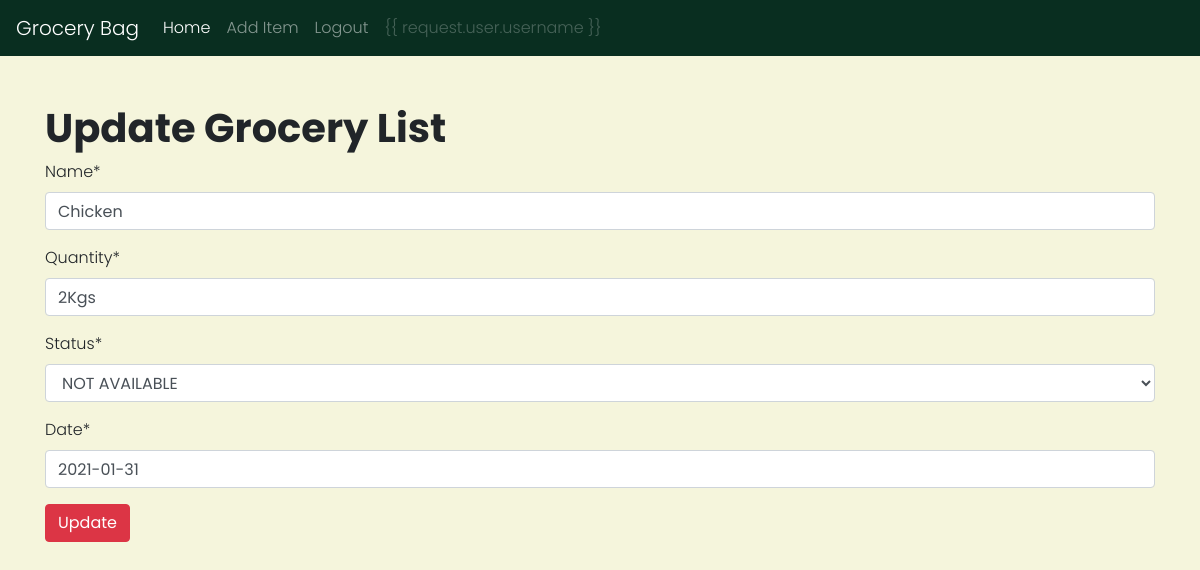
The page /item/2/update (signed in) on the database as committed earlier.
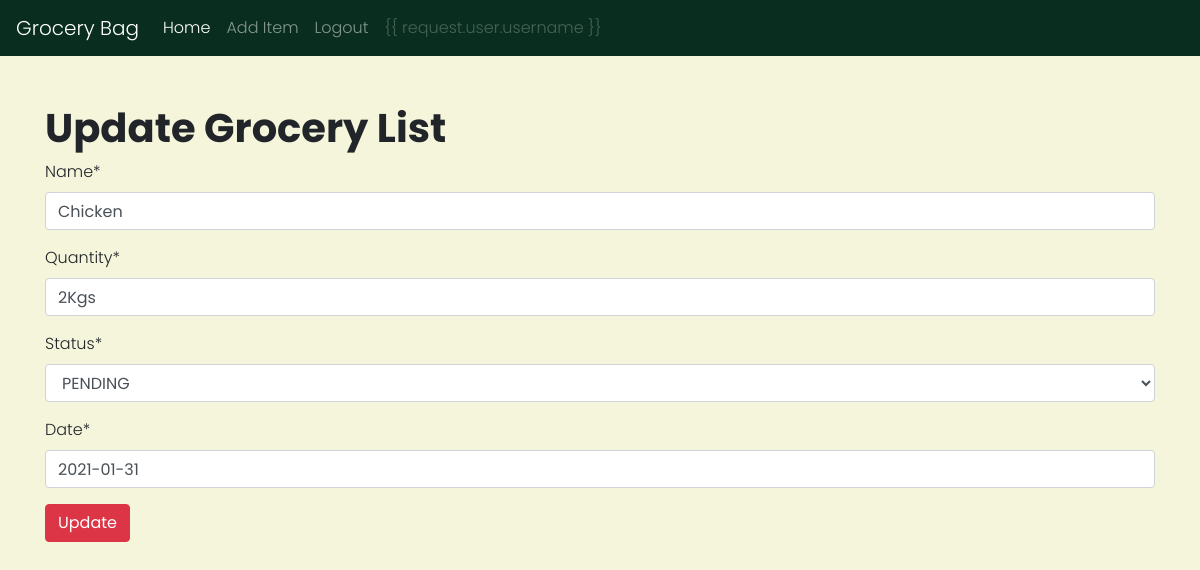
The same page on the database as committed later.
### grocery_app/models.py (models this page shows, shortened)
class Item(models.Model):
    owner = models.ForeignKey(
        User, on_delete=models.CASCADE, related_name='item')
    ITEM_STATUS = (
        ('PENDING', 'PENDING'),
        ('BOUGHT', 'BOUGHT'),
        ('NOT_AVAILABLE', 'NOT AVAILABLE')
    )
    name = models.CharField(max_length=150)
    quantity = models.CharField(max_length=150)
    status = models.CharField(
        max_length=15, choices=ITEM_STATUS, default='PENDING')
    date = models.DateField()

### grocery_app/views.py (the view)
# urls.py: path('item/<int:pk>/update', views.UpdateItem.as_view(), name='update'),
class UpdateItem(LoginRequiredMixin, UpdateView):
    model = Item
    template_name = 'grocery_app/update.html'
    fields = ('name', 'quantity', 'status', 'date')
    success_url = reverse_lazy('index')

### grocery_app/templates/grocery_app/update.html (shortened to what this page needs)
{% extends "grocery_app/layout.html" %}
{% load crispy_forms_tags %}
{% load static %}
{% block body %}
<div class="container mt-5">
  <h1>Update Grocery List</h1>
  <form method="POST">
    {{form|crispy}}
    <div class="form-group">
      <input type="submit" value="Update" class="btn btn-danger">
    </div>
  </form>
</div>
{% endblock %}

Rows that differ between the two databases and show on the page:
changed Item "Chicken": status "NOT AVAILABLE" → "PENDING"
